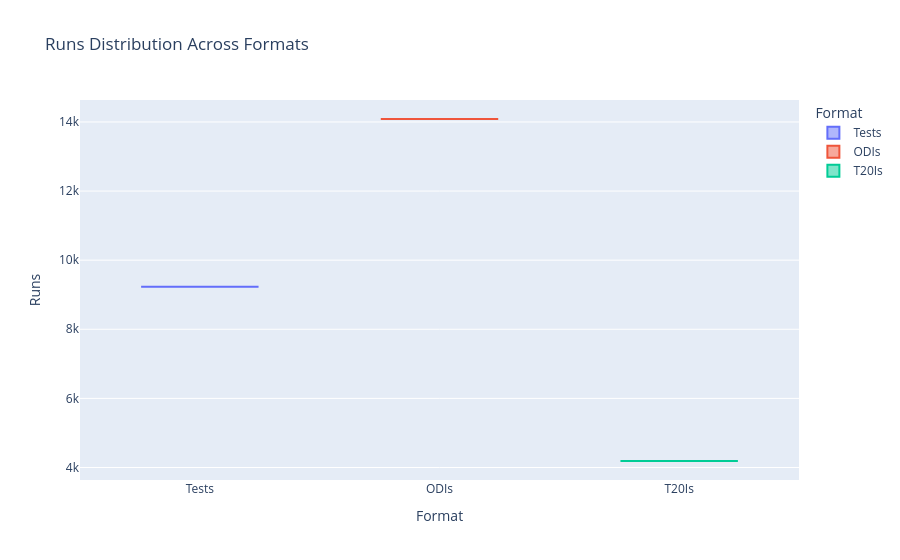

Source (notebook cell):
### Code cell
# Boxplot for Runs Distribution Across Formats
fig = px.box(df_analysis, x="Format", y="Runs", title="Runs Distribution Across Formats", color="Format")
fig.show()

### Figure 1 — Plotly figure (JSON) as saved in the notebook; plotly's stock layout.template omitted (floating-point values rounded to 4 significant figures)
{"data": [{"alignmentgroup": "True", "hovertemplate": "Format=%{x}<br>Runs=%{y}<extra></extra>", "legendgroup": "Tests", "marker": {"color": "#636efa"}, "name": "Tests", "notched": false, "offsetgroup": "Tests", "orientation": "v", "showlegend": true, "type": "box", "x": ["Tests"], "x0": " ", "xaxis": "x", "y": [9230], "y0": " ", "yaxis": "y"}, {"alignmentgroup": "True", "hovertemplate": "Format=%{x}<br>Runs=%{y}<extra></extra>", "legendgroup": "ODIs", "marker": {"color": "#EF553B"}, "name": "ODIs", "notched": false, "offsetgroup": "ODIs", "orientation": "v", "showlegend": true, "type": "box", "x": ["ODIs"], "x0": " ", "xaxis": "x", "y": [14085], "y0": " ", "yaxis": "y"}, {"alignmentgroup": "True", "hovertemplate": "Format=%{x}<br>Runs=%{y}<extra></extra>", "legendgroup": "T20Is", "marker": {"color": "#00cc96"}, "name": "T20Is", "notched": false, "offsetgroup": "T20Is", "orientation": "v", "showlegend": true, "type": "box", "x": ["T20Is"], "x0": " ", "xaxis": "x", "y": [4188], "y0": " ", "yaxis": "y"}], "layout": {"boxmode": "overlay", "legend": {"title": {"text": "Format"}, "tracegroupgap": 0}, "title": {"text": "Runs Distribution Across Formats"}, "xaxis": {"anchor": "y", "categoryarray": ["Tests", "ODIs", "T20Is"], "categoryorder": "array", "domain": [0, 1], "title": {"text": "Format"}}, "yaxis": {"anchor": "x", "domain": [0, 1], "title": {"text": "Runs"}}}}
